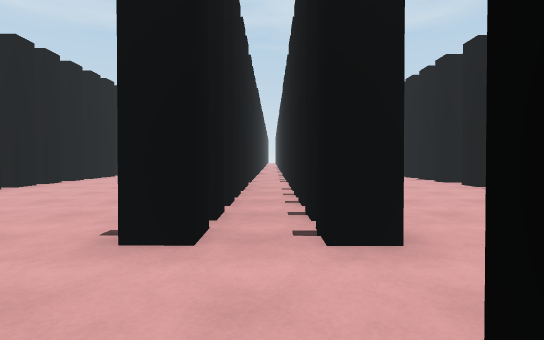
[1] (above)

24 first-person views from a walk through a scene from a Unity 3-D project. The camera is 1.2 m above the floor, tilts 2° down and sees 85° across. The floor is counted in squares, 2 m on a side. Each view is taken from the middle of a square. On the plan, view 1 faces up. The plan holds only what a view shows up to about 9 squares ahead; the rest is blank. The place goes on beyond the plan. Surface patterns are stand-ins for the level's own textures.

[2]
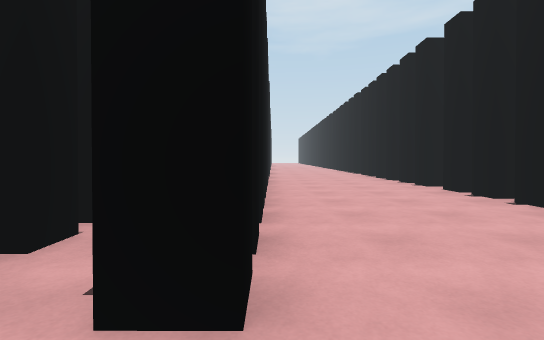

[3]
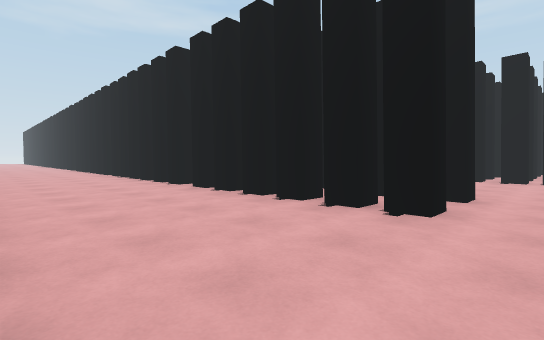

[4]
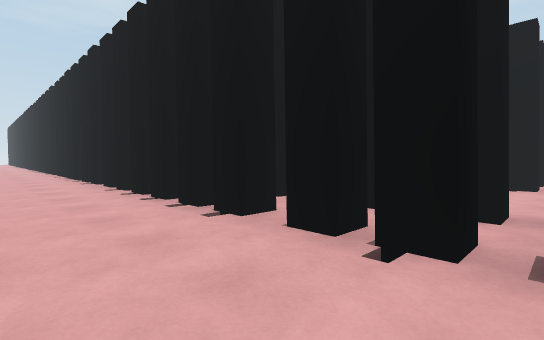

[5]
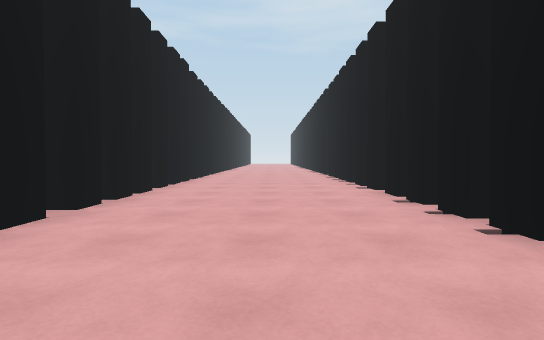

[6]
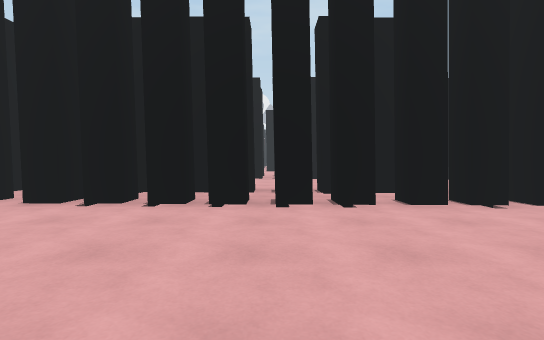

[7]
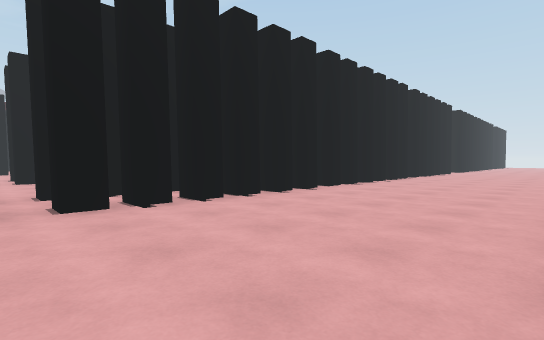

[8]
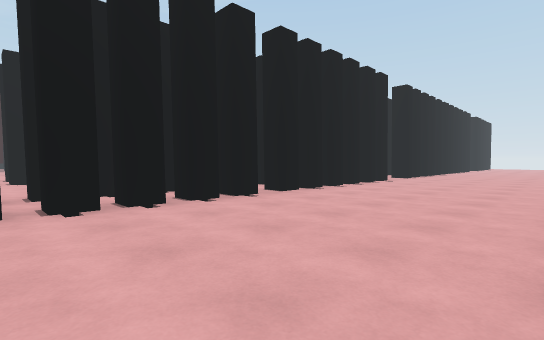

[9]
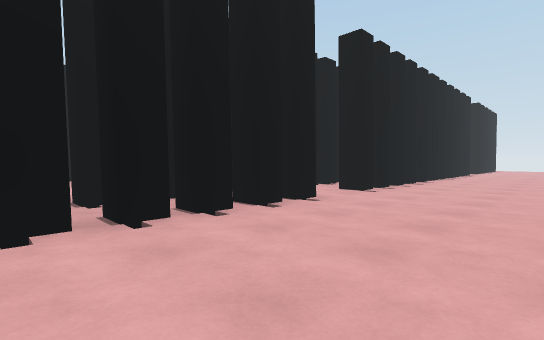

[10]
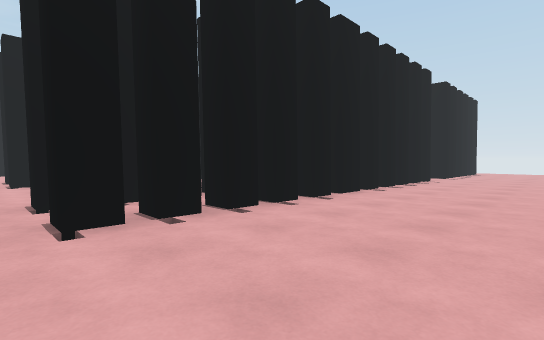

[11]
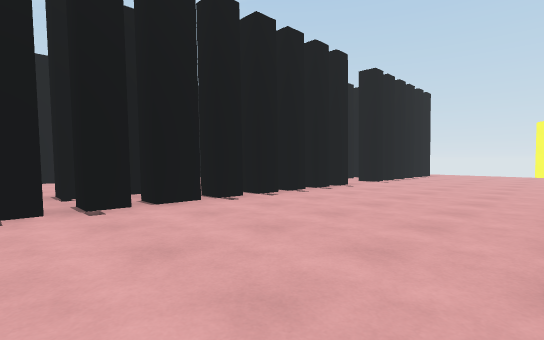

[12]
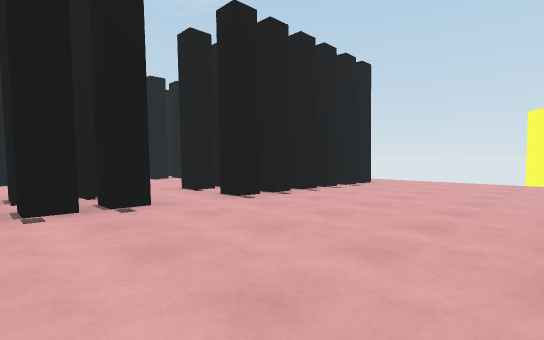

[13]
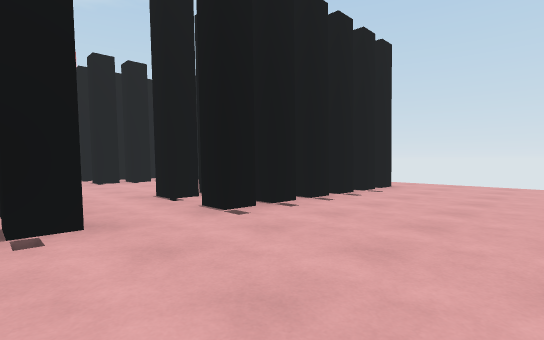

[14]
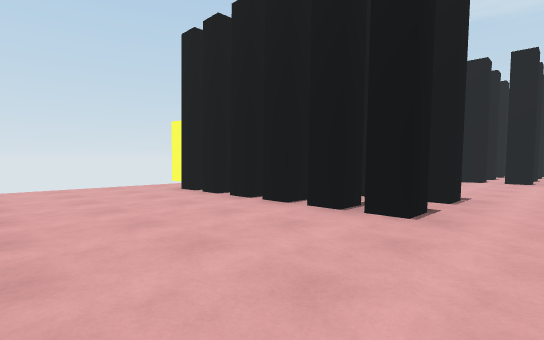

[15]
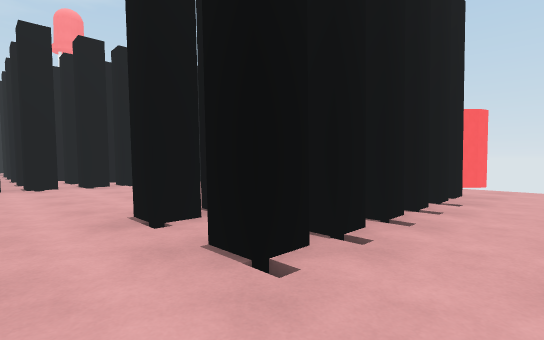

[16]
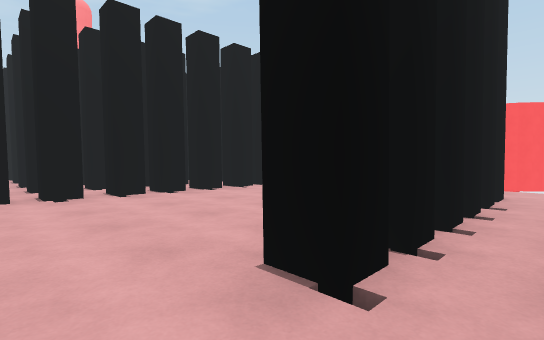

[17]
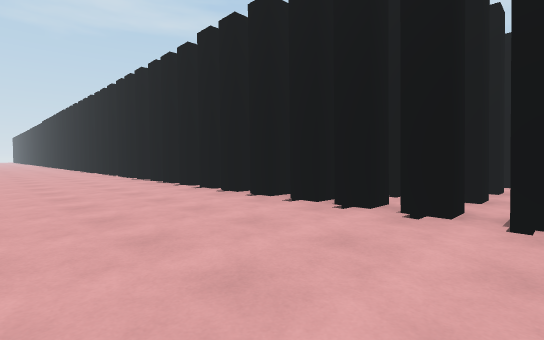

[18]
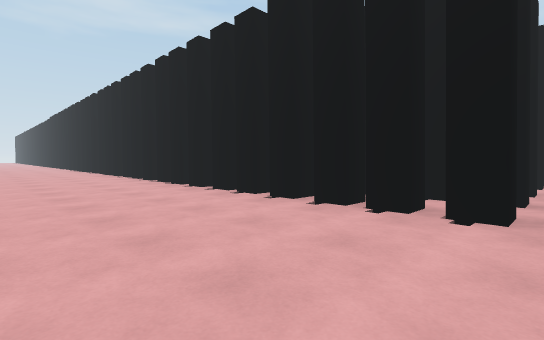

[19]
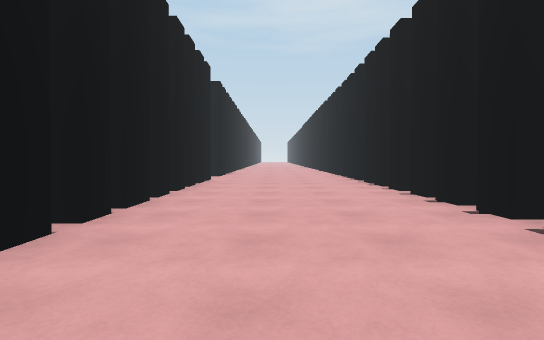

[20]
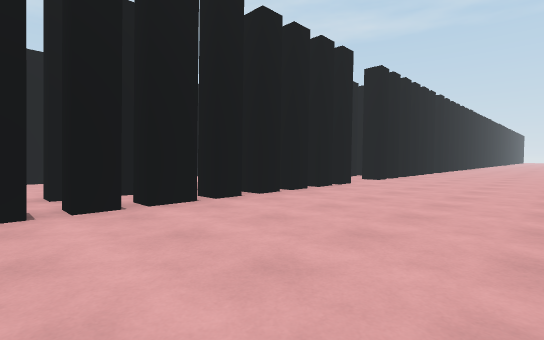

[21]
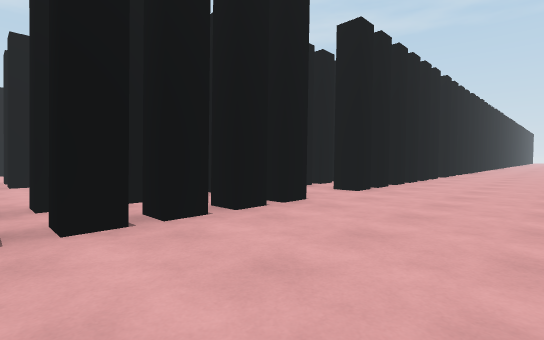

[22]
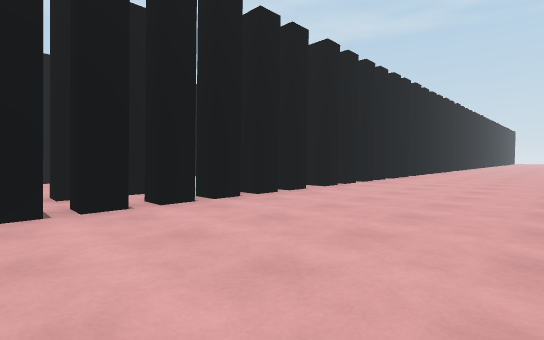

[23]
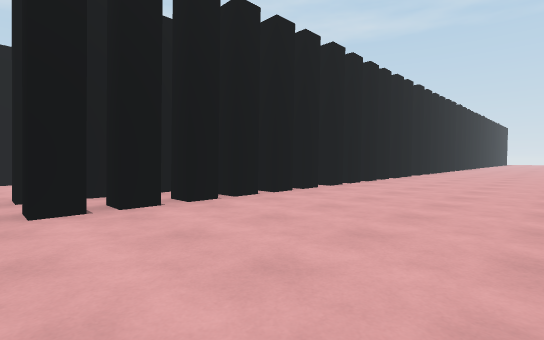

[24]
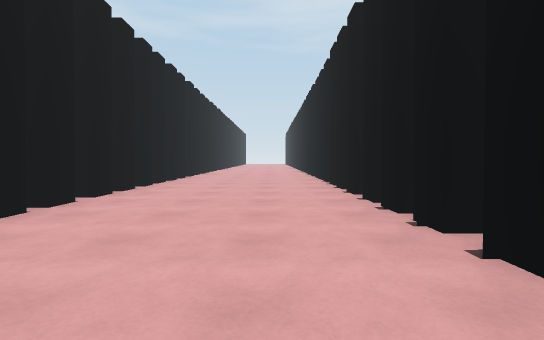

### Floor plan
Key: @ floor where view 1 was taken; # wall or solid block; x gap in a wall; . main floor; : floor 0.25 m higher than the main floor; - floor 0.25 m lower than the main floor; T thing the floor can be seen under or through.
Columns run from 7 left of view 1 to 15 right of it. Each row starts with its distance up from view 1.
 18   ::::x:x:::   ::
 17   ::::x:x:::##::::#
 16  #::::x:x    #::::#
 15  #....x.x    #....#
 14  #....x.x..  #....#
 13  #....x.x..  #....#
 12  #....x.x..  #....#
 11  #....x.x...##....#
 10  #....x.x...##....#
  9  #....x.x...##....
  8  #....#.#...##....
  7  #................
  6  #....#.#...##....
  5   ....x.x...##....
  4   ....#.x...##....
  3   ....#.x..###....##
  2   .........###....##
  1    ...............#
  0    ...#@#...##....#
 -1    ...#.x   ##....#
 -2   ....x.x.. ##....#
 -3   ....x.x..TTT....#
 -4   ....x.x   ##....#
 -5   ....###..###....#
 -6   ....###  # #....##
 -7   ....###..#  ....##
 -8   ....###  #  ....###.#
 -9   ...............#### #
-10 ##....##.........####.#
-11 ##....###..x.#...####
-12   ....###..x.# ...##
-13   ....###..x.#  .###
-14   ....x x..x.#   ###
-15   ..... ......
-16   ------------

Positions as (right, up) in squares from view 1, and headings:
1: (0, 0), facing up
2: (1, 1), facing up
3: (1, 1), facing up-right
4: (-3, 5), facing up-right
5: (-3, 7), facing up
6: (-5, 14), facing right
7: (-5, 18), facing down-right
8: (-5, 11), facing down-right
9: (-4, 6), facing down-right
10: (-4, 1), facing down-right
11: (-5, -2), facing down-right
12: (-5, -7), facing down-right
13: (-4, -8), facing down-right
14: (4, -9), facing down-left
15: (3, -9), facing down-right
16: (5, -9), facing down-right
17: (7, -11), facing up-right
18: (7, -8), facing up-right
19: (8, -8), facing up
20: (10, -6), facing up-left
21: (9, -3), facing up-left
22: (10, 2), facing up-left
23: (10, 7), facing up-left
24: (9, 8), facing up
